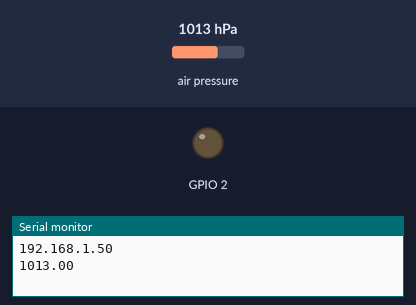
Simulated run of this sketch. Board: ESP32. Shown: output pins drawn as LEDs (lit = HIGH), the last lines printed to the serial monitor. Inputs (shaded band) come from the test bench; at power-on: air pressure 1013 hPa. WiFi joins after 1.5 s; servers stay silent unless stated.

Above: at 8.4 s.
8.5 s: air pressure set to 952 hPa
At 10.5 s:
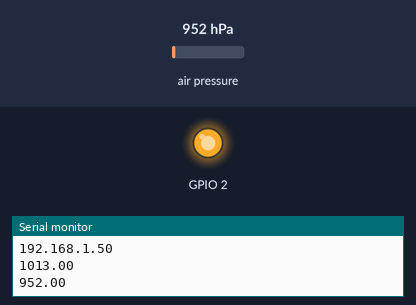
Timing chart, 0 to 12.0 s (numbered marks = the images above; inputs shaded):
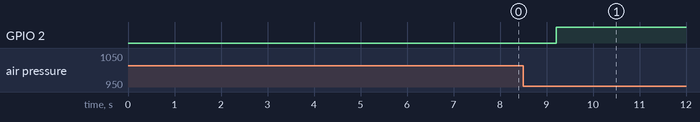

The sketch:

project.ino
```cpp
// Including header files for necessary classes
#include "pixelbar.h"
#include "bme.h"
#include "wifi_client.h"

// Setting values for WiFi network and TCP/IP communication
const char* ssid = "";
const char* password = "";
const char* ip = "";
uint16_t port = 8888;

// Creating a WifiClient object with given WiFi network and TCP/IP connection values
static WifiClient client(ssid, password, ip, port);

// Declaring a sensor data struct to store information from multiple sensor types
struct sensor_data
{
    enum SENSOR_TYPE : uint8_t
    {
        WIRE = 1
        //, LASER = 2
        //, CAMERA = 4
        , ALTITUDE = 8
    };

    uint8_t tripped = 0;
} sd;

void setup()
{
    // Delay to allow time for hardware to initialize
    delay(5000);
    // Start serial communication
    Serial.begin(115200);

    // Initialize BME280 sensor
    bme_init();

    // Set pin mode for pixel bar
    //pixelbar_init();
    pinMode(2, OUTPUT);

    // Connect to WiFi and send an initial message to the server
    client.connect();
    Serial.println(client.getIP());
    client.send("Alarm system online!\r\n", 16);
}

// Function to check sensor values and determine if any sensors have been triggered
uint8_t check_sensors()
{
    // Initialize sensor reading variables
    static float last_read = bme_check();
    float curr_read = bme_check();

    // Check for change in BME280 sensor reading
    if(abs(curr_read - last_read) > 0.10)
    {
        // Set the sensor tripped flag for altitude sensor
        sd.tripped |= sensor_data::SENSOR_TYPE::ALTITUDE;
    }
    last_read = curr_read;

    return sd.tripped;
}

void loop()
{
    // Check sensor values and set pixel bar state and alarm as needed
    if (check_sensors())
    {
        //pixelbar_on();
        digitalWrite(2, HIGH);
    }

    // Check for incoming TCP packets and delay before looping
    client.receive();
    delay(1000);

    // Print BME280 sensor value to serial monitor and delay before looping
    Serial.println(bme_check());
    delay(1000);
}
```

bme.cpp
```cpp
#include <Wire.h>
#include <SPI.h>
#include <Adafruit_BME280.h>

#include "bme.h" // Include custom header file

Adafruit_BME280 bme; // Use I2C interface
Adafruit_Sensor *bme_pressure = bme.getPressureSensor(); // Pointer to BME pressure sensor

void bme_init()
{
    Wire.begin(21, 22); // Initiate I2C with SDA and SCL pins
    bool status = bme.begin(0x76); // Begin BME280 sensor with I2C address 0x76
}

float bme_check()
{
    sensors_event_t pressure_event; // Event structure for BME pressure sensor
    bme_pressure->getEvent(&pressure_event); // Get the event for BME pressure sensor

    return pressure_event.pressure; // Return the pressure value
}
```

bme.h
```cpp
#ifndef BME_H
#define BME_H

void bme_init();
float bme_check();

#endif
```

pixelbar.cpp
```cpp
// Initialize neopixel strip
#include "pixelbar.h"

const uint16_t PixelCount = 6; // Number of neopixels in strip
const uint8_t PixelPin = 7; // Pin number to which the strip is connected
const uint32_t switch_freq = 10000; // Frequency to switch the pixels
uint32_t tick = 0; // Tick for the frequency

// Initialize neopixel strip with 2 alternating colors
NeoPixelBus<NeoGrbFeature, Neo800KbpsMethod> strip(PixelCount, PixelPin);
RgbColor red(colorSaturation, 0, 0);
RgbColor blue(0, 0, colorSaturation);
RgbColor black(0, 0, 0);

// Initialize the neopixel strip
void pixelbar_init()
{
    strip.Begin();
    for(uint16_t i = 0; i < PixelCount; i+=2)
    {
      strip.SetPixelColor(i, red);
      strip.SetPixelColor(i+1, blue);
    }
}

// Turn on the neopixel strip with color changing
void pixelbar_on()
{
    if(tick++ == switch_freq)
    {
        strip.RotateRight(1);
        strip.Show();

        tick = 0;
    }
}

// Turn off the neopixel strip
void pixelbar_off()
{
    for(uint16_t i = 0; i < PixelCount; ++i)
    {
        strip.SetPixelColor(i, black);
    }

    strip.Show();
}
```

pixelbar.h
```cpp
#ifndef PIXELBAR_H
#define PIXELBAR_H

#include <NeoPixelBus.h>

extern const uint16_t PixelCount;
extern const uint8_t PixelPin;
extern const uint32_t switch_freq;
extern uint32_t tick;

#define colorSaturation 128

extern NeoPixelBus<NeoGrbFeature, Neo800KbpsMethod> strip;

extern RgbColor red;
extern RgbColor blue;
extern RgbColor black;

void pixelbar_init();
void pixelbar_on();
void pixelbar_off();

#endif
```

tripwire.cpp
```cpp
#include "tripwire.h"
#include <Arduino.h>

// Create a Tripwire instance
Tripwire tw;

// Initialize the tripwire, setting the connected state to 0
void tripwireInit()
{
  tw.connected = 0;
}

// Check the connected state of the tripwire
int tripwireCheck()
{
  // Read the analog value of the tripwire pin and set the connected state to the value
  tw.connected = analogRead(Tripwire::tripwirePin);

  // Return the connected state of the tripwire
  return tw.connected;
}
```

tripwire.h
```cpp
#ifndef TRIPWIRE_H
#define TRIPWIRE_H

struct Tripwire
{
    static const int tripwirePin = 0x17;
    int connected = 0;
};

void tripwireInit();
int tripwireCheck();

#endif // TRIPWIRE_H
```

wifi_client.cpp
```cpp
#include "wifi_client.h"

// Constructor to set up the necessary information for connecting to the WiFi network and a remote host
WifiClient::WifiClient(const char* ssid, const char* password, const char* ip, uint16_t port) {
  _ssid = ssid;
  _password = password;
  _ip = ip;
  _port = port;
  _connected = false;
}

// Attempts to connect to the WiFi network and remote host
void WifiClient::connect() {
  // Start the WiFi connection process
  WiFi.begin(_ssid, _password);
  // Wait for the connection to be established, up to 5 attempts
  for(int tries = 5; WiFi.status() != WL_CONNECTED && tries > 0; --tries) {
    delay(1000);
  }
  // Connect to the remote host
  _client.connect(_ip, _port);
  _connected = true;
}

// Sends the given data to the remote host if the client is connected
bool WifiClient::send(const char* data, size_t len) {
  if (_client.connected()) {
    return _client.write(data, len) == len;
  }
  return false;
}

// Receives data from the remote host and writes it to Serial if available
void WifiClient::receive() {
  if (_client.connected() && _client.available()) {
    char c = _client.read();
    Serial.write(c);
  }
}

// Returns whether the client is currently connected to the remote host
bool WifiClient::connected() {
  if (_client.connected()) {
    return true;
  }
  // If we were previously connected but are now disconnected, close the connection and set connected to false
  if (_connected) {
    _connected = false;
    _client.stop();
  }
  return false;
}

// Returns the IP address of the client
IPAddress WifiClient::getIP() const
{
  return _client.localIP();
}
```

wifi_client.h
```cpp
#ifndef WIFI_CLIENT_H
#define WIFI_CLIENT_H

#include <WiFi.h>

class WifiClient {
  public:
    WifiClient(const char* ssid, const char* password, const char* ip, uint16_t port);
    void connect();
    bool send(const char* data, size_t len);
    void receive();
    bool connected();
    void disconnect();
    IPAddress getIP() const;

  private:
    const char* _ssid;
    const char* _password;
    const char* _ip;
    uint16_t _port;
    WiFiClient _client;
    bool _connected;
};

#endif
```

Measured:
- after the input at 8.5 s, GPIO 2: LOW → HIGH after 0.71 s
